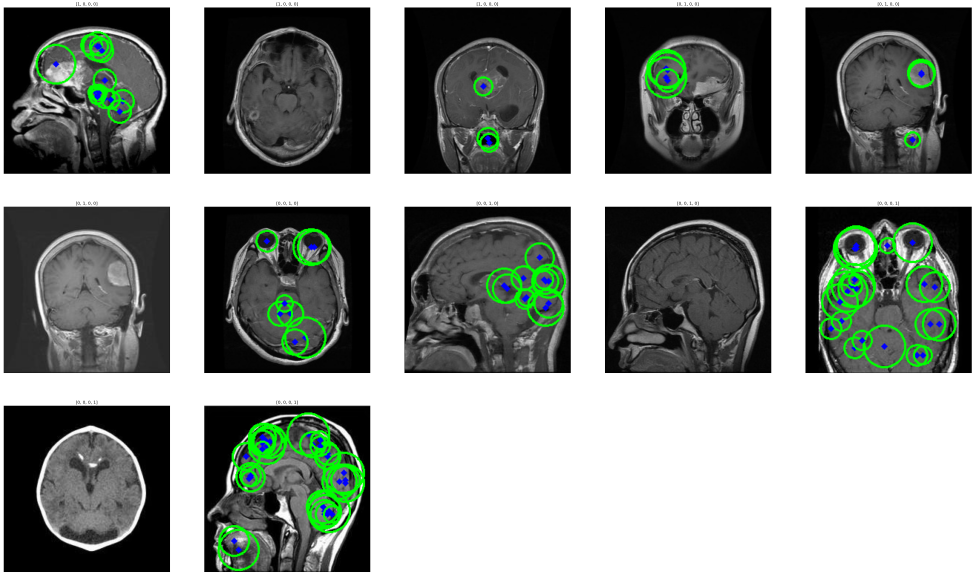
#> input picture sprint-2-cerebro/Hough/imgs/detecciones-con-umbral.png, 3895 x 2302 px, given as the content of the folder ./brain-tumor-mri-dataset/Testing/glioma, which was not available (shown at 1/4 size)
$ jupyter execute preparacion-datos.ipynb   (shell and % lines are left out)
#> lines starting #> are read from the running program, lines starting #| are printed output that depends on the picture; pictures that were not available may be replaced by others from this repository, and a replacement may not be noted
[cell 1]
import os
import cv2
import matplotlib.pyplot as plt
import numpy as np
import opendatasets as od
from PIL import Image
import pandas as pd
import shutil

[cell 2]
od.download("https://www.kaggle.com/datasets/masoudnickparvar/brain-tumor-mri-dataset")
#> (this line was passed over: opendatasets is not available in this run)

[cell 3]
od.download("https://www.kaggle.com/datasets/mohammadhossein77/brain-tumors-dataset")
#> (this line was passed over: opendatasets is not available in this run)

[cell 4]
def es_imagen(archivo):
    return archivo.endswith(('.jpg', '.jpeg', '.png'))

[cell 5]
def refinar_imagenes(ruta_carpeta, tamaño_imagenes):
#> called with ruta_carpeta = './brain-tumor-mri-dataset/Testing/glioma', tamaño_imagenes = 224
    for archivo in os.listdir(ruta_carpeta):
        if es_imagen(archivo):

            # Leemos la imagen
            ruta_imagen = os.path.join(ruta_carpeta, archivo)
            imagen = cv2.imread(ruta_imagen)
#> imagen is the input picture: shape (2302, 3895, 3); mean B, G, R 133, 138.8, 132.3

            # La pasamos a blanco y negro
            imagen = cv2.cvtColor(imagen, cv2.COLOR_BGR2GRAY)
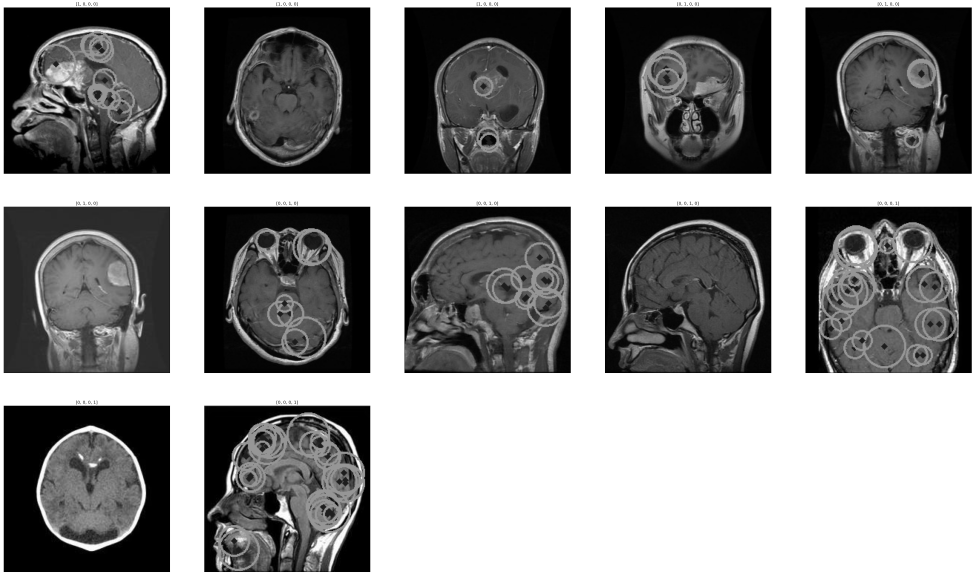
#> imagen: shape (2302, 3895) (shown at 1/4 size); min 0, max 255, mean 136.2

            # Le cambiamos el tamaño
            imagen = cv2.resize(imagen, (tamaño_imagenes, tamaño_imagenes))
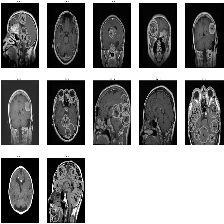
#> imagen: shape (224, 224); min 0, max 255, mean 136
            imagen = imagen.reshape(tamaño_imagenes, tamaño_imagenes, 1)

            # Guardamos la imagen
            cv2.imwrite(ruta_imagen, imagen)

[cell 6]
tamaño_imagenes = 224

refinar_imagenes("./brain-tumor-mri-dataset/Testing/glioma", tamaño_imagenes)
refinar_imagenes("./brain-tumor-mri-dataset/Testing/meningioma/", tamaño_imagenes)
refinar_imagenes("./brain-tumor-mri-dataset/Testing/notumor/", tamaño_imagenes)
refinar_imagenes("./brain-tumor-mri-dataset/Testing/pituitary/", tamaño_imagenes)

refinar_imagenes("./brain-tumor-mri-dataset/Training/glioma", tamaño_imagenes)
refinar_imagenes("./brain-tumor-mri-dataset/Training/meningioma/", tamaño_imagenes)
refinar_imagenes("./brain-tumor-mri-dataset/Training/notumor/", tamaño_imagenes)
refinar_imagenes("./brain-tumor-mri-dataset/Training/pituitary/", tamaño_imagenes)

refinar_imagenes("./brain-tumors-dataset/Data/Tumor/glioma_tumor", tamaño_imagenes)
refinar_imagenes("./brain-tumors-dataset/Data/Tumor/meningioma_tumor/", tamaño_imagenes)
refinar_imagenes("./brain-tumors-dataset/Data/Normal", tamaño_imagenes)
refinar_imagenes("./brain-tumors-dataset/Data/Tumor/pituitary_tumor/", tamaño_imagenes)

[cell 7]
def aumentar_datos(carpeta_entrada, carpeta_salida, transformaciones):
    # Asegurarse de que la carpeta de salida exista
#> called with carpeta_entrada = './brain-tumor-mri-dataset/Testing/glioma', carpeta_salida = './tumores-cerebrales-mri-dataset/glioma/'
    if not os.path.exists(carpeta_salida):
        os.makedirs(carpeta_salida)

    for archivo in os.listdir(carpeta_entrada):
        if es_imagen(archivo):
            imagen = cv2.imread(os.path.join(carpeta_entrada, archivo))
#> imagen: shape (224, 224, 3); min 0, max 255, mean 136
            for transformacion in transformaciones:
                # Realizar la transformación en la imagen
                imagen_aumentada = transformacion(imagen)
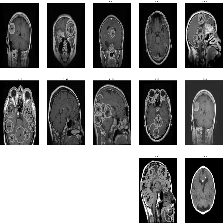
#> imagen_aumentada: shape (224, 224, 3); min 0, max 255, mean 136

                # Guardar la imagen aumentada en la carpeta de salida
                nombre_archivo = f"imagen_aumentada_{len(os.listdir(carpeta_salida)) + 1}.jpg"
                ruta_salida = os.path.join(carpeta_salida, nombre_archivo)
                cv2.imwrite(ruta_salida, imagen_aumentada)

[cell 8]
carpeta_salida = "./tumores-cerebrales-mri-dataset"

transformaciones = [
    lambda img: cv2.flip(img, 1),  # Volteo horizontal
    lambda img: cv2.rotate(img, cv2.ROTATE_90_CLOCKWISE),  # Rotación 90 grados
]

transformaciones2 = [
    lambda img: cv2.flip(img, 1),  # Volteo horizontal
    lambda img: cv2.rotate(img, cv2.ROTATE_90_CLOCKWISE),  # Rotación 90 grados
    lambda img: cv2.medianBlur(img, 5),  # Desenfoque mediano
    #lambda img: cv2.blur(img, (5, 5)),  # Desenfoque gaussiano
    #lambda img: cv2.dilate(img, None, iterations=2),  # Dilatación
    #lambda img: cv2.erode(img, None, iterations=2),  # Erosión
]

aumentar_datos("./brain-tumor-mri-dataset/Testing/glioma", carpeta_salida + "/glioma/", transformaciones)
aumentar_datos("./brain-tumor-mri-dataset/Testing/meningioma/", carpeta_salida + "/meningioma/", transformaciones)
aumentar_datos("./brain-tumor-mri-dataset/Testing/notumor/", carpeta_salida + "/no-tumor/", transformaciones2)
aumentar_datos("./brain-tumor-mri-dataset/Testing/pituitary/", carpeta_salida + "/pituitary/", transformaciones)

aumentar_datos("./brain-tumor-mri-dataset/Training/glioma", carpeta_salida + "/glioma/", transformaciones)
aumentar_datos("./brain-tumor-mri-dataset/Training/meningioma/", carpeta_salida + "/meningioma/", transformaciones)
aumentar_datos("./brain-tumor-mri-dataset/Training/notumor/", carpeta_salida + "/no-tumor/", transformaciones2)
aumentar_datos("./brain-tumor-mri-dataset/Training/pituitary/", carpeta_salida + "/pituitary/", transformaciones)

[cell 9]
def agregar_filas(filas, ruta_carpeta, etiquetas):
    for archivo in os.listdir(ruta_carpeta):
        if es_imagen(archivo):
            ruta_imagen = os.path.join(ruta_carpeta, archivo)
            fila = {
            "imagen": ruta_imagen,
            "glioma": etiquetas[0],
            "meningioma": etiquetas[1],
            "pituitary": etiquetas[2],
            "no_tumor": etiquetas[3]
            }
            filas.append(fila)

[cell 10]
filas = []
agregar_filas(filas, "./tumores-cerebrales-mri-dataset/glioma", [1, 0, 0, 0])
agregar_filas(filas, "./tumores-cerebrales-mri-dataset/meningioma", [0, 1, 0, 0])
agregar_filas(filas, "./tumores-cerebrales-mri-dataset/pituitary", [0, 0, 1, 0])
agregar_filas(filas, "./tumores-cerebrales-mri-dataset/no-tumor", [0, 0, 0, 1])

columnas = ["imagen", "glioma", "meningioma", "pituitary", "no_tumor"]

# Crea el DataFrame con las filas y nombres de columnas
df = pd.DataFrame(filas, columns=columnas)

# Exporta el DataFrame en un archivo CSV
df.to_csv("datos.csv", index=False)

[cell 11]
def mostrar_grafico_clases(datos):
    cant_glioma = (datos["glioma"] == 1).sum()
    cant_meningioma = (datos["meningioma"] == 1).sum()
    cant_pituitary = (datos["pituitary"] == 1).sum()
    cant_no_tumor = (datos["no_tumor"] == 1).sum()

    categorias = ['glioma', 'meningioma', 'pituitary', 'no_tumor']
    cantidades = [cant_glioma, cant_meningioma, cant_pituitary, cant_no_tumor]

    plt.figure(figsize=(6, 4))
    barras = plt.bar(categorias, cantidades)

    for bar, cantidad in zip(barras, cantidades):
        plt.text(bar.get_x() + bar.get_width() / 2 - 0.1, bar.get_height() / 2 - 550, str(cantidad), fontsize=12)

    plt.xlabel('Clases')
    plt.ylabel('Cantidad de Imágenes')
    plt.title('Cantidad de Imágenes por Clase')

    plt.show()
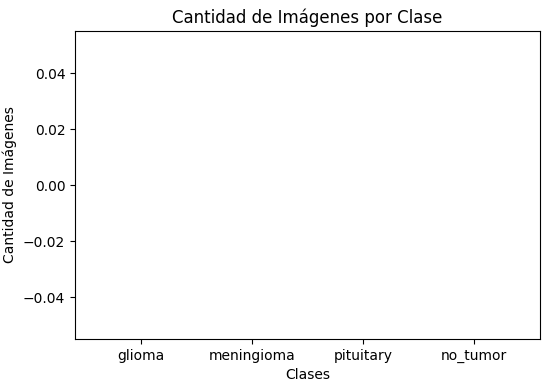
#> figure drawn by matplotlib, 1 panel

[cell 12]
datos = pd.read_csv("./datos.csv")
mostrar_grafico_clases(datos)

[cell 13]
cant_imagenes = 11000

# Filtra los datos para las clases glioma, meningioma y pituitary
df_0 = datos[datos.glioma == 1][:cant_imagenes]
df_1 = datos[datos.meningioma == 1][:cant_imagenes]
df_2 = datos[datos.pituitary == 1][:cant_imagenes]
df_3 = datos[datos.no_tumor == 1][:cant_imagenes]

# Concatena los DataFrames filtrados
datos_nivelados = pd.concat([df_0, df_1, df_2, df_3])

# Ordena los datos por el ID de la imagen
datos_nivelados = datos_nivelados.sort_values(by="imagen", ascending=True)

# Restablece los índices
datos_nivelados.reset_index(drop=True, inplace=True)

# Verifica que las clases ahora tengan la misma cantidad de imágenes
conteo_clases = datos_nivelados.groupby(["glioma", "meningioma", "pituitary", "no_tumor"]).size()
print(conteo_clases)

[cell 14]
mostrar_grafico_clases(datos_nivelados)

[cell 15]
datos_nivelados.to_csv("datos_nivelados.csv", index=False)

[cell 16]
datos = pd.read_csv("./datos.csv")
datos_nivelados = pd.read_csv("./datos_nivelados.csv")

# Obtiene los archivos que están en el CSV principal pero no en el CSV nivelado
archivos_a_eliminar = set(datos["imagen"].tolist()) - set(datos_nivelados["imagen"].tolist())

for archivo in archivos_a_eliminar:
    os.remove(archivo)
